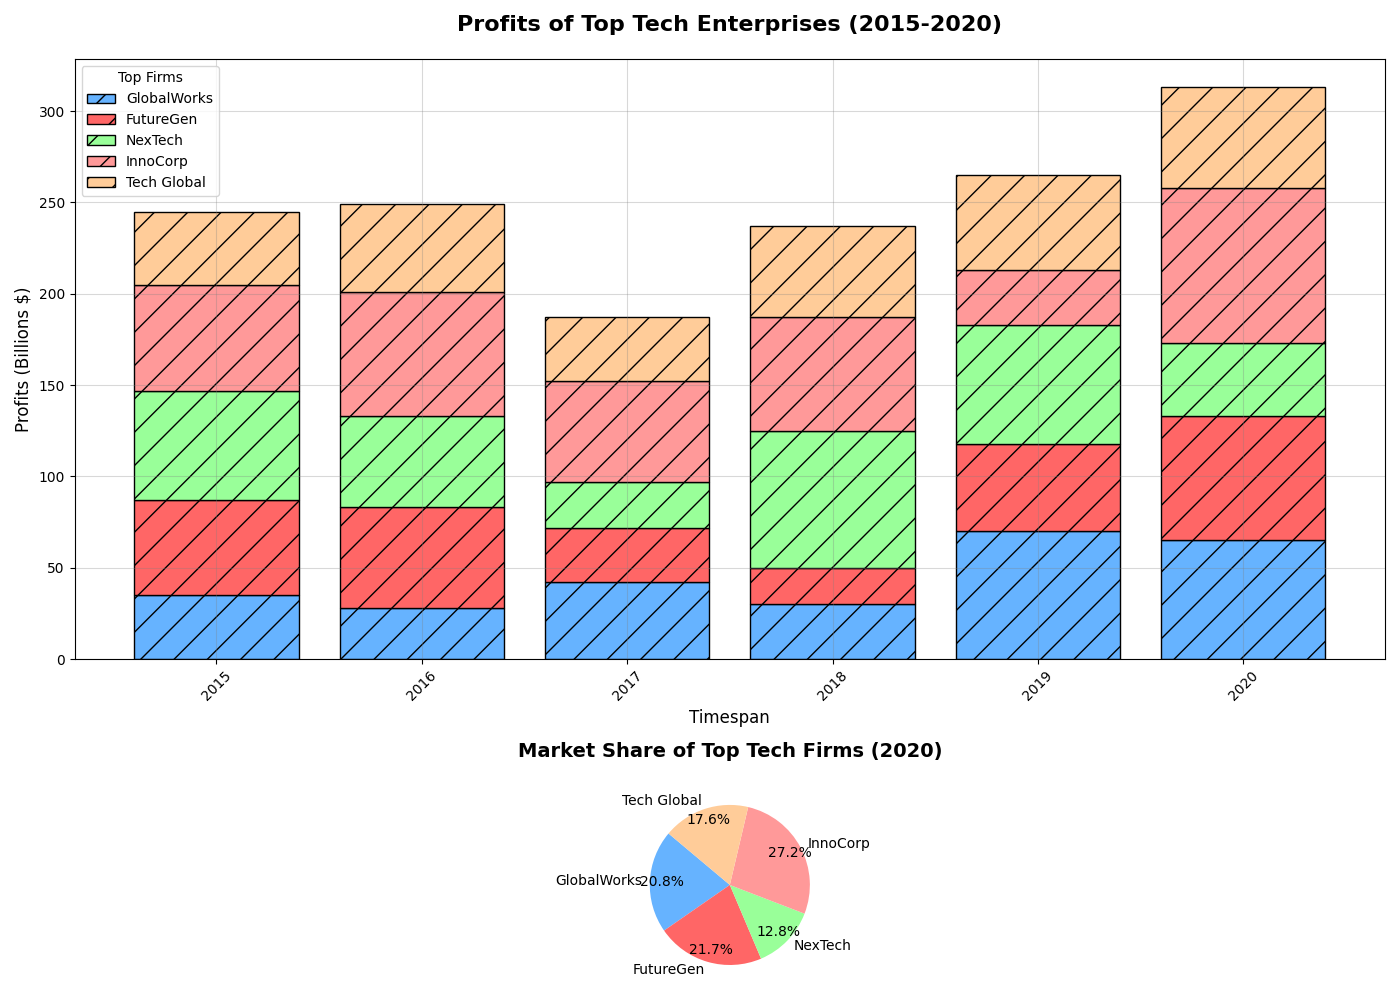

Generate this figure with Python:
import matplotlib.pyplot as plt
import numpy as np

years = np.arange(2015, 2021)

company_names = ['GlobalWorks', 'FutureGen', 'NexTech', 'InnoCorp', 'Tech Global']
# Manually shuffled revenue data for each company
globalworks_revenue = np.array([35, 28, 42, 30, 70, 65])
futuregen_revenue = np.array([52, 55, 30, 20, 48, 68])
nextech_revenue = np.array([60, 50, 25, 75, 65, 40])
innocorp_revenue = np.array([58, 68, 55, 62, 30, 85])
tech_global_revenue = np.array([40, 48, 35, 50, 52, 55])

revenues = np.array([globalworks_revenue, futuregen_revenue, nextech_revenue, innocorp_revenue, tech_global_revenue])

fig, (ax1, ax2) = plt.subplots(2, 1, figsize=(14, 10), gridspec_kw={'height_ratios': [3, 1]})

colors = ['#66B3FF', '#FF6666', '#99FF99', '#FF9999', '#FFCC99']
markers = ['o', 's', '^', 'D', 'P']
line_styles = ['-', '--', '-.', ':', '-']

for i in range(len(company_names)):
    if i == 0:
        ax1.bar(years, revenues[i], color=colors[i], edgecolor='black', hatch='/', label=company_names[i])
    else:
        bottom = np.sum(revenues[:i], axis=0)
        ax1.bar(years, revenues[i], color=colors[i], edgecolor='black', hatch='/', bottom=bottom, 
                label=company_names[i])

ax1.set_title('Profits of Top Tech Enterprises (2015-2020)', fontsize=16, fontweight='bold', pad=20)
ax1.set_xlabel('Timespan', fontsize=12)
ax1.set_ylabel('Profits (Billions $)', fontsize=12)
ax1.set_xticks(years)
ax1.set_xticklabels(years, rotation=45)
ax1.legend(title="Top Firms", loc='upper left', fontsize=10, frameon=True)
ax1.grid(True, which='major', linestyle='-', color='grey', alpha=0.3)

revenue_2020 = revenues[:, -1]
ax2.pie(revenue_2020, labels=company_names, autopct='%1.1f%%', colors=colors, startangle=140, pctdistance=0.85)
ax2.set_title('Market Share of Top Tech Firms (2020)', fontsize=14, fontweight='bold', pad=20)

plt.tight_layout()

plt.show()
